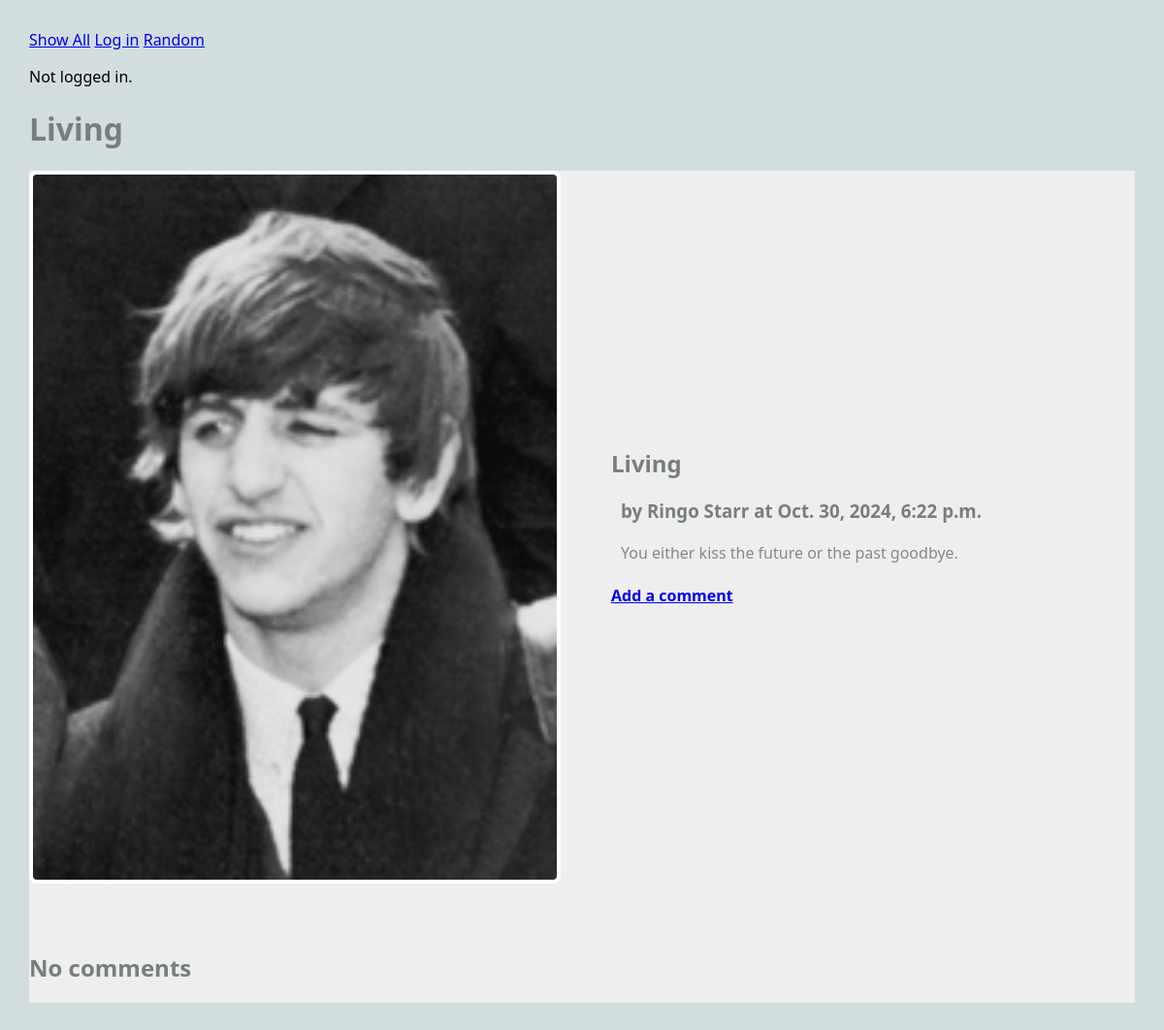
/blog/article/5, run on the app's committed database.
### blog/models.py (models this page shows, shortened)
class Article(models.Model):
    title = models.TextField(blank=False)
    author = models.TextField(blank=False)
    text = models.TextField(blank=False)
    published = models.DateTimeField(auto_now=True)
    image_file = models.ImageField(blank=True) ## new field
    user = models.ForeignKey(User, on_delete=models.CASCADE) ## NEW
    def get_comments(self):
        comments = Comment.objects.filter(article=self)
        return comments

### blog/views.py (the view)
# urls.py: path('article/<int:pk>', views.ArticleView.as_view(), name="article"),
class ArticleView(DetailView):
    model = Article
    template_name = 'blog/article.html'
    context_object_name = "article" # note the singular name

### blog/templates/blog/article.html
{% extends 'blog/base.html' %}
{% load static %}
{% block content %}
<h1>{{article.title}}</h1>
<main class="grid-container">
    <article class="featured">
         <img src="{{article.image_file.url}}" alt="{{article.image_file.url}}">
        <div>
            <h2>{{article.title}}</h2>
            <h3>by {{article.author}} at {{article.published}}</h3>
            <p>
                {{article.text}}
            </p>
            <h4><a href="{% url 'create_comment' article.pk %}">
                Add a comment</a>
            </h4>
        </div>
    </article>
    <div>
        {% if article.get_comments %}
            <h2>Comments</h2>
            {% for c in article.get_comments %}
            <div>
                <strong>by {{c.author}} and {{c.published}} </strong>
                <p>
                    {{c.text}}
                </p>
            </div>
            {% endfor %}
        {% else %}
            <div>
                <h2>No comments</h2>
            </div>
        {% endif %}
    </div>
</main>
{% endblock %}

### static/styles-blog.css (style rules this page uses)
body { margin: 30px; background: #d1dedd; font-family:'Segoe UI', Tahoma, Geneva, Verdana, sans-serif; }
h1, h2, h3 { color: #767f7e; }
p { color: #828b82; }
.grid-container { background: #eee; max-width: 900px; display: grid; grid-template-columns: repeat(3, 1fr); grid-gap: 10px; max-width: 1200px; margin: 20px auto; }
article.featured { grid-column: span 3; display: grid; gap: 60px; grid-template-columns: 1fr 1fr; align-items: center; border-bottom: 1px #bbc7c7; padding-bottom: 40px; }
article img, article.featured img { width: 100%; border: 4px solid #fff; border-radius: 8px; }
article p, article h3 { margin: 20px 10px; }

### data on the page
Article: title "Living", image_file (picture), author "Ringo Starr", published "Oct. 30, 2024, 6:22 p.m.", text "You either kiss the future or the past goodbye."
